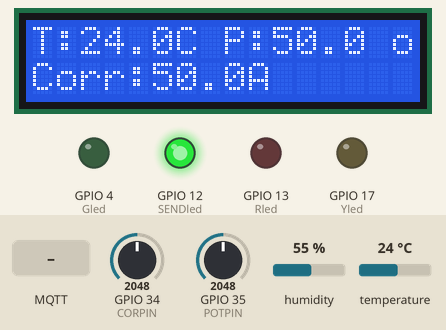
The program below on a simulated ESP32. On the bench: 16×2 character LCD, output pins drawn as LEDs (lit = HIGH). The inputs (shaded band) are chosen by the test bench; at power-on: temperature 24 °C, GPIO 34 (CORPIN) = 2048, GPIO 35 (POTPIN) = 2048, humidity 55 %. WiFi joins after 1.5 s; servers stay silent unless stated; random numbers use the default seed unless the program sets one; no MQTT or app messages arrive unless stated; what the program prints to the serial monitor is not drawn.

Above: at 4.8 s.
4.9 s: MQTT message "PROBLEMA" arrives on the first subscribed topic
At 7.0 s:
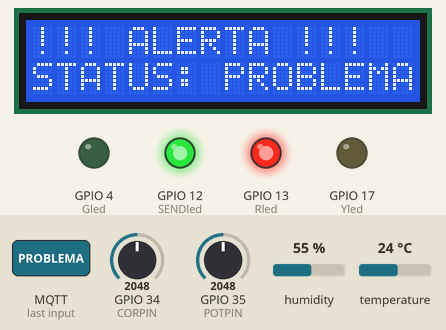
7.3 s: MQTT message "VERDE" arrives on the first subscribed topic
At 8.8 s:
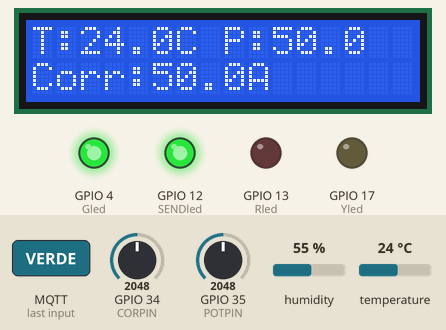
9.4 s: MQTT message "AMARELO" arrives on the first subscribed topic
At 10.5 s:
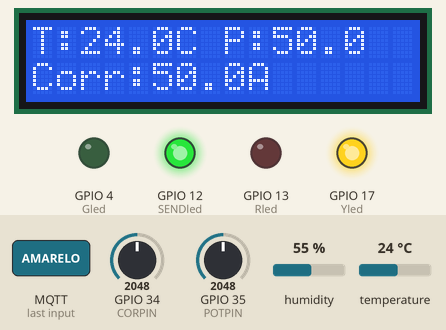
11.4 s: temperature set to 12 °C
At 13.2 s:
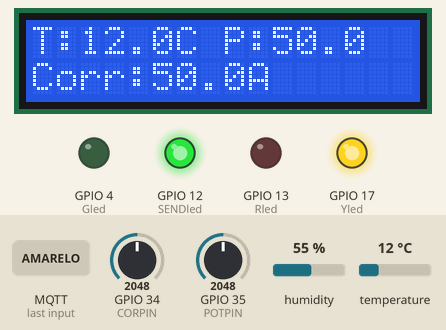
13.5 s: GPIO 34 (CORPIN) set to 2866
At 15.0 s:
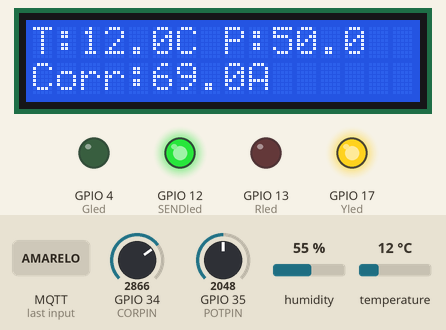
15.6 s: GPIO 35 (POTPIN) set to 2866
At 16.7 s:
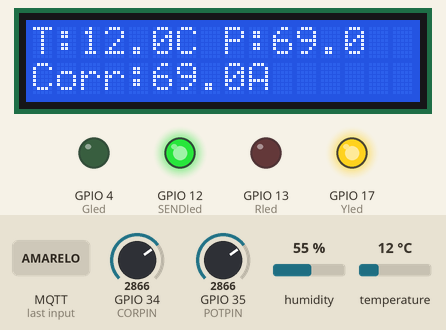
Timing chart, 0 to 18.6 s (numbered marks = the images above; inputs shaded):
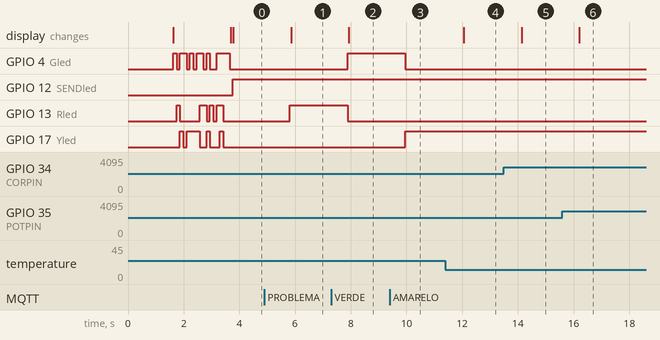

The program:

main.cpp
```cpp
#include <Arduino.h>
#include <WiFi.h>
#include <PubSubClient.h>
#include "DHT.h" // Comunicação com o Sensor SHT22
#include <WiFiClientSecure.h>
#include <LiquidCrystal_I2C.h> // Comunicação com o display LCD


// Definindo pinos do LCD
#define lcd_sda 21
#define lcd_scl 22

// Pinos dos led
#define Gled 4
#define Rled 13
#define Yled 17
#define SENDled 12

// Pinos dos sensores
#define DHTPIN 14
#define DHTTYPE DHT22
#define POTPIN 35
#define CORPIN 34

// --- Configurações de Rede (Wokwi) ---
const char* ssid = "Wokwi-GUEST"; // wifi simulado
const char* password = "";

// --- Configurações MQTT (Broker Público) ---
const char* mqtt_server = "ab7bca8a88fb429ea9c6e193eb502776.s1.eu.hivemq.cloud"; // Broker público gratuito
const int mqtt_port = 8883;
const char* mqtt_user = "claudio_litz";
const char* mqtt_pass = "senhaForte123";
const char* mqtt_topic = "senai/claudio/motor/dados";
const char* mqtt_topic_cmd = "senai/claudio/motor/comandos"; // Topic for callback

// Cria o objeto 'dht' para controlar o sensor
DHT dht(DHTPIN, DHTTYPE);

// Gerente do túnel TCP
WiFiClientSecure espClient;

// Tradutor MQTT
PubSubClient client(espClient);
LiquidCrystal_I2C lcd(0x27, 16 , 2);

String comandoAtual = "INICIANDO"; // Global variable to callback


// --- Fuction callback (receive data from java) ---
void callback(char* topic, byte* payload, unsigned int length){
  String message = "";
  for (int i = 0; i < length; i++) {
    message += (char)payload[i];
  }

  Serial.println("Comando recebido: " + message);

  // Salva o comando recebido para o loop() usar no LCD
  comandoAtual = message;

  // ATIVAÇÃO DOS LEDS
  digitalWrite(Gled, message == "VERDE" ? HIGH:LOW);
  digitalWrite(Yled, message == "AMARELO" ? HIGH:LOW);
  digitalWrite(Rled, message == "PROBLEMA" ? HIGH:LOW);
}


// --- Função para conectar a rede ---
void setup_wifi() {
  Serial.print("\nConectando em ");
  Serial.println(ssid);

  lcd.setCursor(0,0);
  lcd.print("Conectando em ");
  lcd.setCursor(0,1);
  lcd.print(ssid);

  // Conecta a rede local
  WiFi.mode(WIFI_STA);
  WiFi.begin(ssid, password);

  // Espera dar o retorno do sinal conectado
  while (WiFi.status() != WL_CONNECTED) {
    delay(500);
    Serial.print(".");
  }

  // Indica conexão com o WiFi Local
  Serial.println("");
  Serial.println("WiFi conectado");
  Serial.println("IP address: ");
  Serial.println(WiFi.localIP());
}


void connect() {
  // Loop até conectar a rede MQTT
  while (!client.connected()) {
    Serial.print("Tentando conexão MQTT...");

    lcd.setCursor(0,0);
    lcd.print("Tentando conexao");
    lcd.setCursor(0,1);
    lcd.print("MQTT...         "); // Espaços para limpar sujeira

    if (client.connect("ESP32_ClienteID_Claudio", mqtt_user, mqtt_pass)) {
      Serial.println("conectado");
      client.subscribe(mqtt_topic_cmd); // Connecting to callback topic

    } else {
      Serial.print("falhou, rc=");
      Serial.print(client.state());
      Serial.println(" tentando novamente em 5 segundos");
      delay(5000);
    }
  }
}


void setup() {
  randomSeed(analogRead(0));
  Serial.begin(115200); // Start terminal
  dht.begin(); // Start DHT sensor
  lcd.init(); // Start lcd
  lcd.backlight(); // Turn on the backlight of lcd

  // Leds mode define
  pinMode(Gled, OUTPUT);
  pinMode(Rled, OUTPUT);
  pinMode(Yled, OUTPUT);
  pinMode(SENDled, OUTPUT);

  // Fuction to Connect with local WiFi
  setup_wifi();

  // Diz ao cliente Wi-Fi para criptografar os dados
  espClient.setInsecure();
  client.setServer(mqtt_server, mqtt_port);

  // Ativa a função em segundo plano para mostrar tudo o que retornar
  client.setCallback(callback);

  // Test lcd scream
  lcd.setCursor(0,0);
  lcd.print("-Sistema ligado-");
  lcd.setCursor(0,1);
  lcd.print("Teste Hardware  ");

  int NRled;
  int NYled;
  int NGled;

  // Loop for test LEDs
  for (int i = 0; i < 17;i++){
    NGled = random(100);
    digitalWrite(Gled, (NGled % 2) == 0 ? HIGH : LOW);

    NYled = random(100);
    digitalWrite(Yled, (NYled % 2) == 0 ? HIGH : LOW);

    NRled = random(100);
    digitalWrite(Rled, (NRled % 2) == 0 ? HIGH : LOW);

    delay(120);
  }

  digitalWrite(Rled, LOW);
  digitalWrite(Gled, LOW);
  digitalWrite(Yled, LOW);

  // Limpa a tela para segurança
  lcd.clear();
}


void loop() {
  if (!client.connected()) {
    connect();
  }
  client.loop(); // Method to maintain connected in broker

  // Turn off green led that responsible to send message
  digitalWrite(SENDled, LOW);

  // ---Read Sensors---
  float temp = dht.readTemperature();
  float press = map(analogRead(POTPIN),0,4095,0.0,100.0);
  float corr = map(analogRead(CORPIN),0,4095,0.0,100.0);

  // ---Creating the payload---
  String payload = "{\"Temperatura\":";
  payload += String(temp);
  payload += ", \"Pressao\":";
  payload += String(press);
  payload += ", \"Corrente\":";
  payload += String(corr);
  payload += "}";

  // ---publishing the datas---
  Serial.println("\nPublicando...");
  client.publish(mqtt_topic, payload.c_str());
  Serial.println("Publicado: " + payload);
  digitalWrite(SENDled,HIGH);

  // ==========================================
  // --- EXIBIÇÃO DE DADOS NO LCD ---
  // ==========================================
  if (comandoAtual == "PROBLEMA") {
    // Modo Alerta: Sobrepõe tudo na tela
    lcd.setCursor(0,0);
    lcd.print("!!! ALERTA !!!  ");

    lcd.setCursor(0,1);
    lcd.print("STATUS: PROBLEMA");
  } else {
    // Modo Normal: Exibe os 3 sensores e esconde o status
    // Linha 1: "T:25.3C P:100.0 " (Exatos 16 caracteres com o espaço no final)
    lcd.setCursor(0,0);
    lcd.print("T:" + String(temp, 1) + "C P:" + String(press, 1) + " ");

    // Linha 2: "Corr:45.5A      " (Preenche com espaços para apagar a palavra "PROBLEMA")
    lcd.setCursor(0,1);
    lcd.print("Corr:" + String(corr, 1) + "A      ");
  }

  delay(1000);
}
```

Measured:
- after the input at 4.9 s, GPIO 13 (Rled): LOW → HIGH after 0.92 s; the display: changes after 0.95 s (image 1)
- after the input at 7.3 s, GPIO 4 (Gled): LOW → HIGH after 0.59 s; GPIO 13 (Rled): HIGH → LOW after 0.59 s; the display: changes after 0.62 s (image 2)
- after the input at 9.4 s, GPIO 4 (Gled): HIGH → LOW after 0.56 s; GPIO 17 (Yled): LOW → HIGH after 0.56 s
- after the input at 11.4 s, the display: changes after 0.66 s (image 4)
- after the input at 13.5 s, the display: changes after 0.63 s (image 5)
- after the input at 15.6 s, the display: changes after 0.60 s (image 6)
